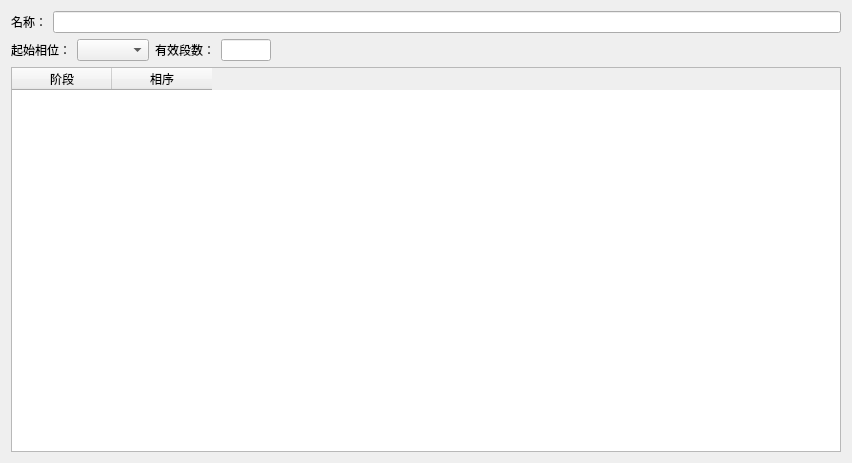
<?xml version="1.0" encoding="UTF-8"?>
<ui version="4.0">
 <class>SequenceWidget</class>
 <widget class="QWidget" name="SequenceWidget">
  <property name="geometry">
   <rect>
    <x>0</x>
    <y>0</y>
    <width>852</width>
    <height>463</height>
   </rect>
  </property>
  <property name="windowTitle">
   <string>SequenceSet</string>
  </property>
  <layout class="QGridLayout" name="gridLayout">
   <item row="0" column="0">
    <layout class="QHBoxLayout" name="horizontalLayout_2">
     <item>
      <widget class="QLabel" name="label">
       <property name="text">
        <string>名称：</string>
       </property>
      </widget>
     </item>
     <item>
      <widget class="QLineEdit" name="nameLineEdit"/>
     </item>
    </layout>
   </item>
   <item row="1" column="0">
    <layout class="QHBoxLayout" name="horizontalLayout">
     <item>
      <widget class="QLabel" name="label_2">
       <property name="text">
        <string>起始相位：</string>
       </property>
      </widget>
     </item>
     <item>
      <widget class="QComboBox" name="startPhaseComboBox"/>
     </item>
     <item>
      <widget class="QLabel" name="label_3">
       <property name="text">
        <string>有效段数：</string>
       </property>
      </widget>
     </item>
     <item>
      <widget class="QLineEdit" name="lineEdit_countStage">
       <property name="maximumSize">
        <size>
         <width>50</width>
         <height>16777215</height>
        </size>
       </property>
      </widget>
     </item>
     <item>
      <spacer name="horizontalSpacer">
       <property name="orientation">
        <enum>Qt::Horizontal</enum>
       </property>
       <property name="sizeHint" stdset="0">
        <size>
         <width>40</width>
         <height>20</height>
        </size>
       </property>
      </spacer>
     </item>
    </layout>
   </item>
   <item row="2" column="0">
    <widget class="QTableWidget" name="tableWidget">
     <column>
      <property name="text">
       <string>阶段</string>
      </property>
     </column>
     <column>
      <property name="text">
       <string>相序</string>
      </property>
     </column>
    </widget>
   </item>
  </layout>
 </widget>
 <resources/>
 <connections/>
</ui>
